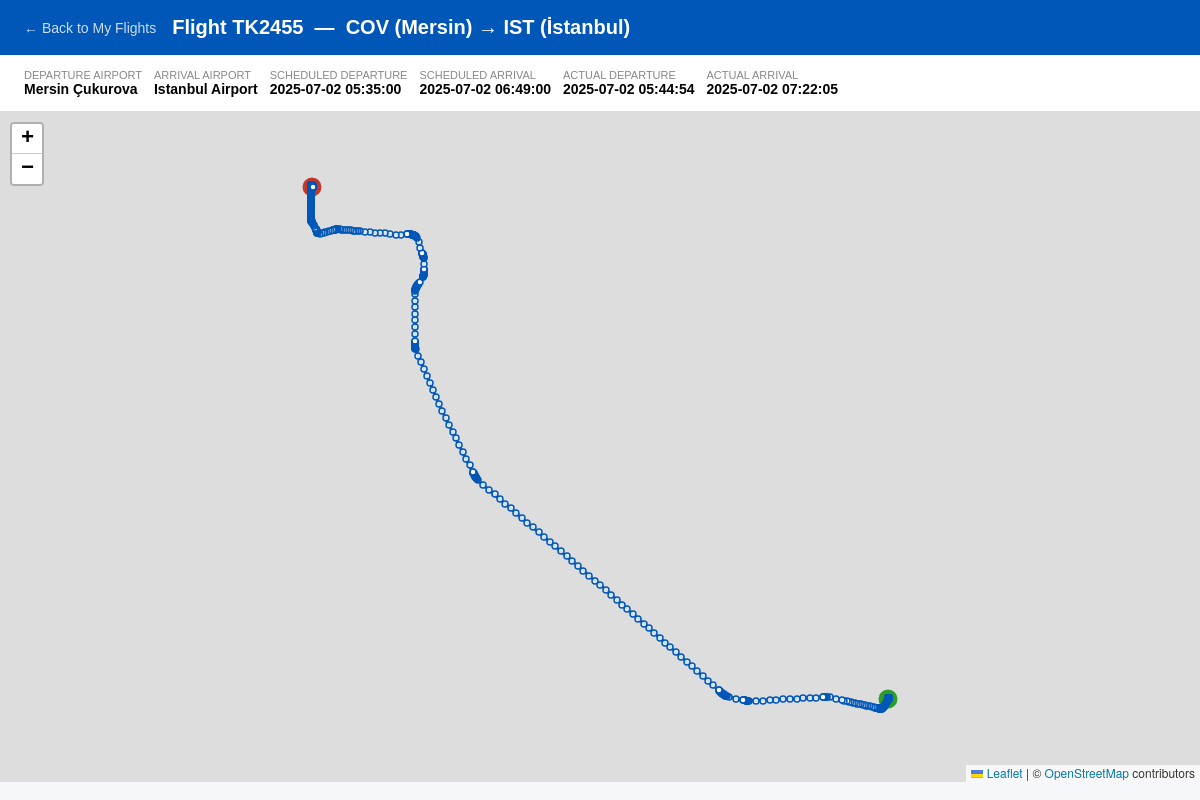
Page /project/user/flight_path.php?flightNumber=TK2455&scheduledDeparture=2025-07-02+05:35:00 (signed in) on the committed database.
### tables this page shows
CREATE TABLE flight (
  aircraftRegistration varchar(8),  
  departedAirport varchar(6) NOT NULL,  
  arrivedAirport varchar(6) NOT NULL,  
  flightNumber varchar(6) NOT NULL,  
  scheduledDeparture datetime NOT NULL,  
  scheduledArrival datetime NOT NULL,  
  actualDeparture datetime NOT NULL,  
  actualArrival datetime NOT NULL,  
  PRIMARY KEY (flightNumber, scheduledDeparture),
  CONSTRAINT flightFliesFrom FOREIGN KEY (departedAirport) REFERENCES airport (codeICAO),
  CONSTRAINT flightFliesTo FOREIGN KEY (arrivedAirport) REFERENCES airport (codeICAO),
  CONSTRAINT flightUsesAircraft FOREIGN KEY (aircraftRegistration) REFERENCES aircraft (registration) ON UPDATE CASCADE
);

CREATE TABLE airport (
  latitude float(11) NOT NULL,  
  longitude float(11) NOT NULL,  
  codeICAO varchar(4) PRIMARY KEY NOT NULL,  
  codeIATA varchar(3),  
  runways varchar(100) NOT NULL,  
  pname varchar(100) NOT NULL,  
  city varchar(100) NOT NULL,  
  country varchar(2) NOT NULL,  
  avgAircraftToRunway int(11),  
  avgGateToAircraftByBus int(11)  
);

### project/user/flight_path.php (the view, shortened to what this page needs)
<?php
$flightNumber       = isset($_GET['flightNumber'])       ? trim($_GET['flightNumber'])       : '';
$scheduledDeparture = isset($_GET['scheduledDeparture']) ? trim($_GET['scheduledDeparture']) : '';
$host   = "127.0.0.1";
$dbname = "flightdiary306";
$dbuser = "root";
$dbpass = "";
try {
    $pdo = new PDO("mysql:host=$host;dbname=$dbname;charset=utf8mb4", $dbuser, $dbpass);
    $pdo->setAttribute(PDO::ATTR_ERRMODE, PDO::ERRMODE_EXCEPTION);
    $flightStmt = $pdo->prepare("
        SELECT
            f.flightNumber,
            f.scheduledDeparture,
            f.scheduledArrival,
            f.actualDeparture,
            f.actualArrival,
            dep.pname    AS depName,
            dep.city     AS depCity,
            dep.codeIATA AS depIATA,
            dep.latitude AS depLat,
            dep.longitude AS depLng,
            arr.pname    AS arrName,
            arr.city     AS arrCity,
            arr.codeIATA AS arrIATA,
            arr.latitude AS arrLat,
            arr.longitude AS arrLng
        FROM flight f
        JOIN airport dep ON dep.codeICAO = f.departedAirport
        JOIN airport arr ON arr.codeICAO = f.arrivedAirport
        WHERE f.flightNumber = ?
          AND f.scheduledDeparture = ?
        LIMIT 1
    ");
    $flightStmt->execute([$flightNumber, $scheduledDeparture]);
    $flight = $flightStmt->fetch(PDO::FETCH_ASSOC);
    $pathStmt = $pdo->prepare("
        SELECT latitude, longitude, altitude, speed, heading, epochTimestamp
        FROM path
        WHERE flightNumber = ?
        ORDER BY epochTimestamp ASC
    ");
    $pathStmt->execute([$flightNumber]);
    $pathPoints = $pathStmt->fetchAll(PDO::FETCH_ASSOC);
} catch (PDOException $e) {
    die("Database error: " . $e->getMessage());
}
?>
<!DOCTYPE html>
<html lang="en">
<head>
    <link rel="stylesheet" href="https://unpkg.com/leaflet@1.9.4/dist/leaflet.css" />
</head>
<body>
<header>
    <a href="tickets.php">&larr; Back to My Flights</a>
    <h1>
        Flight <?php echo htmlspecialchars($flightNumber); ?> &nbsp;&mdash;&nbsp;
        <?php echo htmlspecialchars($flight['depIATA'] . ' (' . $flight['depCity'] . ')'); ?>
        &rarr;
        <?php echo htmlspecialchars($flight['arrIATA'] . ' (' . $flight['arrCity'] . ')'); ?>
    </h1>
</header>
<div class="info-bar">
    <div class="info-item">
        <span>Departure Airport</span>
        <span><?php echo htmlspecialchars($flight['depName']); ?></span>
    </div>
    <div class="info-item">
        <span>Arrival Airport</span>
        <span><?php echo htmlspecialchars($flight['arrName']); ?></span>
    </div>
    <div class="info-item">
        <span>Scheduled Departure</span>
        <span><?php echo htmlspecialchars($flight['scheduledDeparture']); ?></span>
    </div>
    <div class="info-item">
        <span>Scheduled Arrival</span>
        <span><?php echo htmlspecialchars($flight['scheduledArrival']); ?></span>
    </div>
    <div class="info-item">
        <span>Actual Departure</span>
        <span><?php echo htmlspecialchars($flight['actualDeparture']); ?></span>
    </div>
    <div class="info-item">
        <span>Actual Arrival</span>
        <span><?php echo htmlspecialchars($flight['actualArrival']); ?></span>
    </div>
</div>
<?php if (empty($pathPoints)): ?>
    <div class="no-path">No flight path data available for this flight.</div>
<?php else: ?>
    <div id="map"></div>
<?php endif; ?>
</body>
</html>

### project/user/flight_path.php (style rules this page uses)
* { box-sizing: border-box; margin: 0; padding: 0; }
body { font-family: Arial, sans-serif; background: #f5f7fa; }
header { background: #0057b7; color: #fff; padding: 16px 24px; display: flex; align-items: center; gap: 16px; }
header a { color: #cde; text-decoration: none; font-size: 14px; }
header h1 { font-size: 20px; }
.info-bar { display: flex; flex-wrap: wrap; gap: 12px; padding: 14px 24px; background: #fff; border-bottom: 1px solid #ddd; font-size: 14px; }
.info-item { display: flex; flex-direction: column; }
.info-item span:first-child { font-size: 11px; color: #888; text-transform: uppercase; }
.info-item span:last-child { font-weight: bold; }
#map { width: 100%; height: calc(100vh - 130px); }

### rows in the picture
flight: departedAirport.city "COV (Mersin)", arrivedAirport.city "IST (İstanbul)", departedAirport.pname "Mersin Çukurova", arrivedAirport.pname "Istanbul Airport", scheduledDeparture "2025-07-02 05:35:00", scheduledArrival "2025-07-02 06:49:00", actualDeparture "2025-07-02 05:44:54", actualArrival "2025-07-02 07:22:05"

### other values in the picture
$flightNumber "TK2455"
